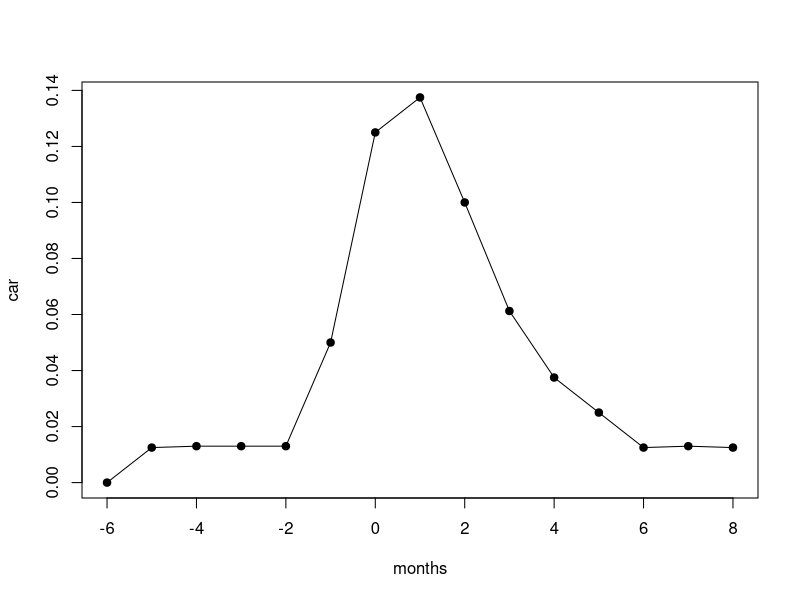

Source code (R):
## ---- chunk 1
knitr::opts_chunk$set(echo = TRUE)
require(xts)
## ---- chunk 2
Week <- c(1, 2, 3, 4)
Bullish <- c(37, 52, 29, 43)
Bearish <- c(25, 14, 35, 26)
Neutral <- c(38, 34, 36, 31)
df <- data.frame(Week, Bullish, Bearish, Neutral)
knitr::kable(df)
## ---- chunk 3
delta.date <- c("7/12", "7/13", "7/16", "7/17", "7/18", "7/19", "7/20", "7/23", "7/24")
delta.market.return <- c(-.3, .0, .5, -.5, -2.2, -.9, -1.0, .7, .2)
delta.company.return <- c(-.5, .2, .7, -.3, 1.1, -.7, -1.1, .5, .1)
united.date <- c("2/8", "2/9", "2/10", "2/11", "2/12", "2/15", "2/16", "2/17", "2/18")
united.market.return <- c(-.9, -.10, .4, .6, -.3, 1.1, .5, -.3, .3)
united.company.return <- c(-1.1, -1.1, .2, .8, -.1, 1.2, .5, -.2, .2)
american.date <- c("10/1", "10/2", "10/3", "10/6", "10/7", "10/8", "10/9", "10/10", "10/13")
american.market.return <- c(.5, .4, 1.1, .1, -2.2, .5, -.3, .3, 0)
american.company.return <- c(.3, .6, 1.1, -.3, -.3, .5, -.2, .1, -.1)
df.cols <- c("Date", "Market", "Company")
delta.df <- data.frame(delta.date, delta.market.return, delta.company.return)
colnames(delta.df) <- df.cols
united.df <- data.frame(united.date, united.market.return, united.company.return)
colnames(united.df) <- df.cols
american.df <- data.frame(american.date, american.market.return, american.company.return)
colnames(american.df) <- df.cols
tbl <- list(delta.df, united.df, american.df)
knitr::kable(tbl, caption="Problem 1")
## ---- chunk 4
(delta.car <- round(cumsum(delta.market.return - delta.company.return),1))
(united.car <- round(cumsum(united.market.return - united.company.return),1))
(american.car <- round(cumsum(american.market.return - american.company.return),1))
## ---- chunk 5
car <-    c( 0, .0125, .013, .013, .013, .05, .125, .1375, .10, .06125, .0375, .025, .0125, .013, .0125)
months <- c(-6,    -5,   -4,   -3,   -2,  -1,    0,     1,   2,      3,     4,    5,     6,    7, 8)
plot(months, car, type='l')
points(months, car, pch=19)
